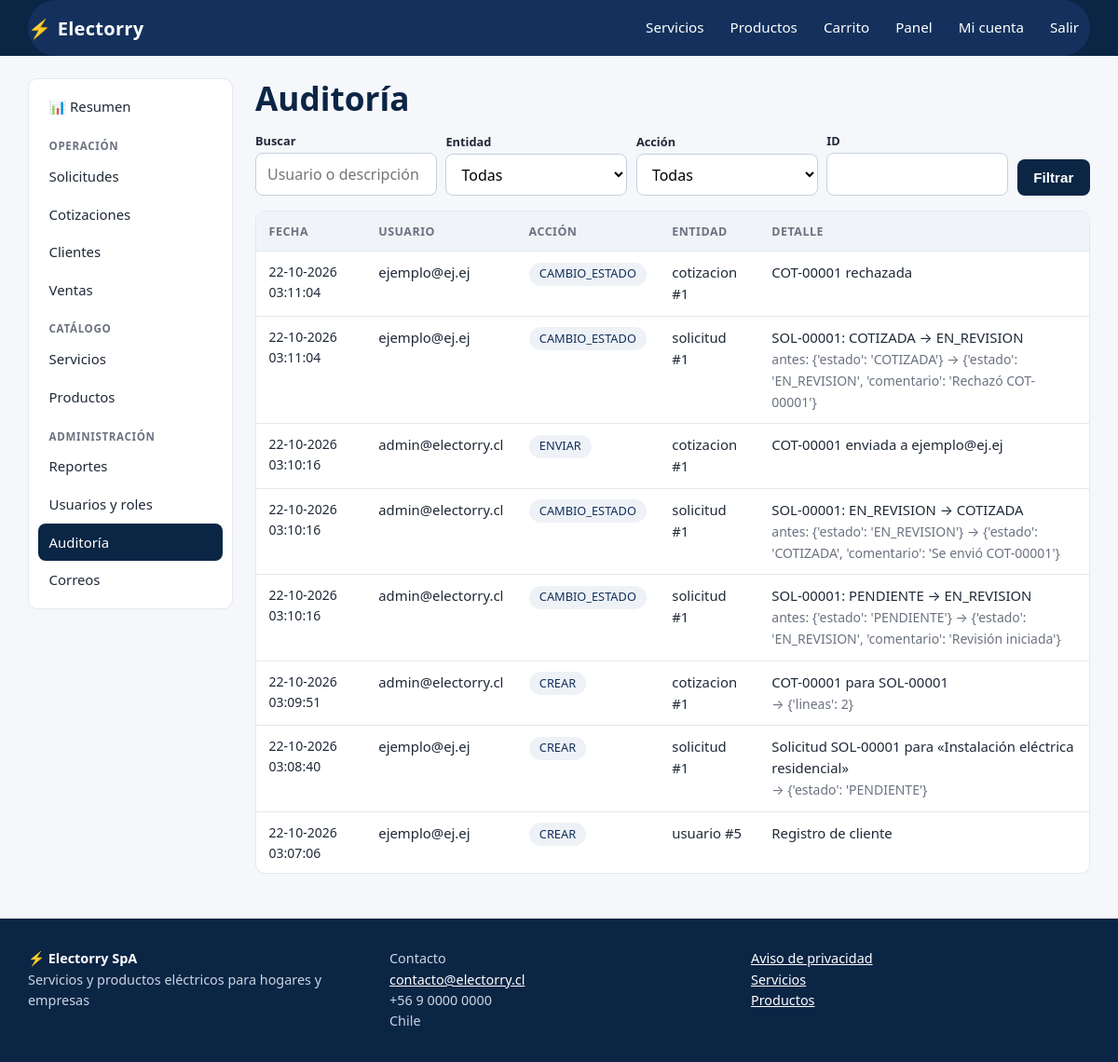
The app's page /panel/auditoria/ (signed in) with its own data.
### apps/usuarios/models.py (models this page shows, shortened)
class Usuario(AbstractUser):
    username = None
    email = models.EmailField("correo electrónico", unique=True)
    telefono = models.CharField("teléfono", max_length=20, blank=True)
    rol = models.CharField(max_length=10, choices=Rol.choices, default=Rol.CLIENTE, db_index=True)
    acepta_privacidad = models.BooleanField("acepta aviso de privacidad", default=False)
    fecha_privacidad = models.DateTimeField(null=True, blank=True)
    anonimizado = models.BooleanField(default=False)
    USERNAME_FIELD = "email"
    REQUIRED_FIELDS = []
    objects = UsuarioManager()
    class Meta:
        ordering = ["last_name", "first_name"]
        verbose_name = "usuario"
        verbose_name_plural = "usuarios"
    @property
    def es_admin(self):
        return self.rol == Rol.ADMIN
    @property
    def es_personal(self):
        return self.rol in (Rol.ADMIN, Rol.INTERNO)

### apps/auditoria/models.py (models this page shows, shortened)
class RegistroAuditoria(models.Model):
    fecha = models.DateTimeField(auto_now_add=True, db_index=True)
    usuario = models.ForeignKey(
        settings.AUTH_USER_MODEL, null=True, blank=True, on_delete=models.SET_NULL, related_name="+"
    )
    usuario_email = models.CharField(max_length=254, blank=True)  # se conserva aunque se anonimice
    accion = models.CharField(max_length=30, db_index=True)
    entidad = models.CharField(max_length=40, db_index=True)
    entidad_id = models.PositiveBigIntegerField(null=True, blank=True)
    descripcion = models.CharField(max_length=300, blank=True)
    antes = models.JSONField(null=True, blank=True)
    despues = models.JSONField(null=True, blank=True)
    ip = models.GenericIPAddressField(null=True, blank=True)
    class Meta:
        ordering = ["-fecha", "-id"]
        verbose_name = "registro de auditoría"
        verbose_name_plural = "registros de auditoría"
        indexes = [models.Index(fields=["entidad", "entidad_id"])]

### apps/panel/views.py (the view)
# urls.py: path("auditoria/", v.auditoria_lista, name="auditoria"),
@rol_requerido(*SOLO_ADMIN)
def auditoria_lista(request):
    qs = RegistroAuditoria.objects.all()
    entidad, accion, q = request.GET.get("entidad", ""), request.GET.get("accion", ""), request.GET.get("q", "").strip()
    entidad_id = request.GET.get("id", "")
    if entidad:
        qs = qs.filter(entidad=entidad)
    if accion:
        qs = qs.filter(accion=accion)
    if entidad_id.isdigit():
        qs = qs.filter(entidad_id=int(entidad_id))
    if q:
        qs = qs.filter(Q(usuario_email__icontains=q) | Q(descripcion__icontains=q))
    pagina = Paginator(qs, 30).get_page(request.GET.get("pagina"))
    return render(
        request, "panel/auditoria_lista.html",
        {"seccion": "auditoria", "pagina": pagina, "entidad": entidad, "accion": accion, "q": q, "id": entidad_id,
         "entidades": RegistroAuditoria.objects.order_by().values_list("entidad", flat=True).distinct(),
         "acciones": RegistroAuditoria.objects.order_by().values_list("accion", flat=True).distinct()},
    )

### apps/core/context_processors.py (called while the page is built)
def sitio(request):
    carrito_items = 0
    carrito = request.session.get("carrito") if hasattr(request, "session") else None
    if carrito:
        carrito_items = sum(int(c) for c in carrito.values())
    return {
        "EMPRESA": settings.EMPRESA,
        "IVA": settings.IVA_PORCENTAJE,
        "carrito_items": carrito_items,
    }

### apps/core/permisos.py (called while the page is built)
def rol_requerido(*roles):
    def decorador(vista):
        @wraps(vista)
        def envoltura(request, *args, **kwargs):
            if not request.user.is_authenticated:
                return redirect_to_login(request.get_full_path())
            if request.user.rol not in roles:
                registrar_acceso_denegado(request)
                raise PermissionDenied
            return vista(request, *args, **kwargs)
        return envoltura
    return decorador

### templates/panel/auditoria_lista.html (shortened to what this page needs)
{% extends "panel/base.html" %}
{% block panel %}
<h1>Auditoría</h1>
<form class="filters" method="get">
  <div><label for="q">Buscar</label><input id="q" name="q" value="{{ q }}" placeholder="Usuario o descripción"></div>
  <div><label for="entidad">Entidad</label><select id="entidad" name="entidad"><option value="">Todas</option></select></div>
  <div><label for="accion">Acción</label><select id="accion" name="accion"><option value="">Todas</option>{% for a in acciones %}<option value="{{ a }}" {% if accion == a %}selected{% endif %}>{{ a }}</option>{% endfor %}</select></div>
  <div><label for="id">ID</label><input id="id" name="id" value="{{ id }}" inputmode="numeric"></div>
  <div style="flex:0 0 auto"><button class="btn secondary" type="submit">Filtrar</button></div></form>
<div class="table-wrap"><table><thead><tr><th>Fecha</th><th>Usuario</th><th>Acción</th><th>Entidad</th><th>Detalle</th></tr></thead><tbody>
{% for r in pagina %}<tr><td class="small">{{ r.fecha|date:"d-m-Y H:i:s" }}</td><td>{{ r.usuario_email|default:"—" }}</td><td><span class="pill">{{ r.accion }}</span></td><td>{{ r.entidad }}{% if r.entidad_id %} #{{ r.entidad_id }}{% endif %}</td>
<td>{{ r.descripcion }}{% if r.antes or r.despues %}<br><span class="muted small">{% if r.antes %}antes: {{ r.antes }} {% endif %}{% if r.despues %}→ {{ r.despues }}{% endif %}</span>{% endif %}</td></tr>
{% empty %}<tr><td colspan="5" class="empty">Sin registros.</td></tr>{% endfor %}</tbody></table></div>
{% endblock %}

### templates/base.html (shortened to what this page needs)
{% load static electorry %}<!doctype html>
<html lang="es">
<head>
  <link rel="stylesheet" href="{% static 'css/app.css' %}">
</head>
<body>
<header class="site-header">
  <div class="container bar" id="barra-navegacion">
    <a class="brand" href="{% url 'core:inicio' %}"><span class="bolt">⚡</span> Electorry</a>
    <nav class="nav" aria-label="Principal">
      <a href="{% url 'catalogo:lista' %}">Servicios</a>
      <a href="{% url 'tienda:lista' %}">Productos</a>
      <a href="{% url 'tienda:carrito' %}">Carrito{% if carrito_items %}<span class="badge-n">{{ carrito_items }}</span>{% endif %}</a>
      {% if user.is_authenticated %}
        {% if user.es_personal %}
          <a href="{% url 'panel:dashboard' %}">Panel</a>
        {% else %}
          <a href="{% url 'solicitudes:mis_solicitudes' %}">Mis solicitudes</a>
          <a href="{% url 'tienda:mis_compras' %}">Mis compras</a>
        {% endif %}
        <a href="{% url 'usuarios:perfil' %}">{{ user.first_name|default:"Mi cuenta" }}</a>
        <form method="post" action="{% url 'usuarios:logout' %}" style="display:inline">{% csrf_token %}<button class="linklike" type="submit" style="color:#fff;padding:.5rem .75rem">Salir</button></form>
      {% else %}
        <a href="{% url 'usuarios:login' %}">Ingresar</a>
        <a class="cta" href="{% url 'usuarios:registro' %}">Crear cuenta</a>
      {% endif %}
    </nav>
  </div>
</header>
<main id="contenido" class="container">
  {% block content %}{% endblock %}
</main>
<footer class="site-footer">
  <div class="container footer-grid">
    <div><strong style="color:#fff">⚡ {{ EMPRESA.nombre }}</strong><br>{{ EMPRESA.eslogan }}</div>
    <div>Contacto<br><a href="mailto:{{ EMPRESA.email }}">{{ EMPRESA.email }}</a><br>{{ EMPRESA.telefono }}<br>{{ EMPRESA.direccion }}</div>
    <div><a href="{% url 'core:privacidad' %}">Aviso de privacidad</a><br><a href="{% url 'catalogo:lista' %}">Servicios</a><br><a href="{% url 'tienda:lista' %}">Productos</a></div>
  </div>
</footer>
</body>
</html>

### static/css/app.css (style rules this page uses)
:root { --navy: #0b2545; --navy-2: #13315c; --amber: #f5b301; --amber-d: #d99a00; --ink: #1f2937; --muted: #6b7280; --bg: #f5f7fa; --card: #fff; --line: #e3e8ef; --ok: #15803d; --ok-bg: #dcfce7; --warn: #a16207; --warn-bg: #fef3c7; --err: #b91c1c; --err-bg: #fee2e2; --info: #1d4ed8; --info-bg: #dbeafe; --radius: 10px; --shadow: 0 1px 3px rgba(11,37,69,.08), 0 4px 14px rgba(11,37,69,.06); }
*, *::before, *::after { box-sizing: border-box; }
html { scroll-behavior: smooth; }
body { margin: 0; font: 16px/1.55 system-ui, -apple-system, "Segoe UI", Roboto, sans-serif; color: var(--ink); background: var(--bg); }
a { color: var(--navy-2); }
h1, h2, h3 { line-height: 1.2; color: var(--navy); margin: 0 0 .6rem; }
h1 { font-size: clamp(1.6rem, 3vw, 2.2rem); }
.container { width: min(1140px, 100% - 2rem); margin-inline: auto; }
.muted { color: var(--muted); }
.small { font-size: .875rem; }
.stack > * + * { margin-top: 1rem; }
.site-header { background: var(--navy); color: #fff; position: sticky; top: 0; z-index: 20; }
.site-header a { color: #fff; text-decoration: none; }
.site-header .bar { display: flex; align-items: center; gap: 1rem; min-height: 60px; }
#barra-navegacion { background-color: #13315c; }
.brand { font-weight: 800; font-size: 1.25rem; letter-spacing: .3px; display: flex; align-items: center; gap: .4rem; }
.brand .bolt { color: var(--amber); }
.nav { display: flex; gap: .25rem; align-items: center; margin-left: auto; flex-wrap: wrap; }
.nav a, .nav button.linklike { padding: .5rem .75rem; border-radius: 8px; color: #fff; font-size: .95rem; }
button.linklike { background: none; border: 0; cursor: pointer; font: inherit; }
main { padding: 1.5rem 0 3rem; min-height: 60vh; }
.site-footer { background: var(--navy); color: #cbd5e1; padding: 2rem 0; font-size: .9rem; }
.site-footer a { color: #fff; }
.footer-grid { display: grid; gap: 1.5rem; grid-template-columns: repeat(auto-fit, minmax(220px, 1fr)); }
.btn { display: inline-block; border: 0; cursor: pointer; background: var(--amber); color: var(--navy); font-weight: 700; padding: .65rem 1.1rem; border-radius: 8px; text-decoration: none; font-size: .95rem; line-height: 1.2; }
.btn.secondary { background: var(--navy); color: #fff; }
.pill { display: inline-block; background: #eef2f7; border-radius: 99px; padding: .15rem .7rem; font-size: .8rem; color: var(--navy-2); }
.field input:not([type=checkbox]):not([type=radio]):not([type=file]), .field select, .field textarea, .filters input, .filters select { width: 100%; padding: .6rem .75rem; border: 1px solid #c7d0dc; border-radius: 8px; font: inherit; background: #fff; }
.filters { display: flex; gap: .6rem; flex-wrap: wrap; align-items: end; margin-bottom: 1rem; }
.filters > div { flex: 1 1 150px; }
.filters label { font-size: .8rem; font-weight: 600; display: block; margin-bottom: .15rem; }
.table-wrap { overflow-x: auto; background: var(--card); border: 1px solid var(--line); border-radius: var(--radius); }
table { width: 100%; border-collapse: collapse; font-size: .93rem; }
th, td { padding: .7rem .85rem; text-align: left; border-bottom: 1px solid var(--line); vertical-align: top; }
th { background: #f0f3f8; font-size: .78rem; text-transform: uppercase; letter-spacing: .04em; color: var(--muted); white-space: nowrap; }
tr:last-child td { border-bottom: 0; }
.bar { background: #eef2f7; border-radius: 99px; height: 12px; overflow: hidden; }

### records on screen
Usuario: first_name "Mi cuenta"
RegistroAuditoria: fecha "22-10-2026 03:11:04", usuario_email "ejemplo@ej.ej", accion "CAMBIO_ESTADO", entidad "cotizacion", entidad_id "1", descripcion "COT-00001 rechazada"
RegistroAuditoria: fecha "22-10-2026 03:11:04", usuario_email "ejemplo@ej.ej", accion "CAMBIO_ESTADO", entidad "solicitud", entidad_id "1", descripcion "SOL-00001: COTIZADA → EN_REVISION", antes "{'estado': 'COTIZADA'}", despues "{'estado': 'EN_REVISION', 'comentario': 'Rechazó COT-00001'}"
RegistroAuditoria: fecha "22-10-2026 03:10:16", usuario_email "admin@electorry.cl", accion "ENVIAR", entidad "cotizacion", entidad_id "1", descripcion "COT-00001 enviada a ejemplo@ej.ej"
RegistroAuditoria: fecha "22-10-2026 03:10:16", usuario_email "admin@electorry.cl", accion "CAMBIO_ESTADO", entidad "solicitud", entidad_id "1", descripcion "SOL-00001: EN_REVISION → COTIZADA", antes "{'estado': 'EN_REVISION'}", despues "{'estado': 'COTIZADA', 'comentario': 'Se envió COT-00001'}"
RegistroAuditoria: fecha "22-10-2026 03:10:16", usuario_email "admin@electorry.cl", accion "CAMBIO_ESTADO", entidad "solicitud", entidad_id "1", descripcion "SOL-00001: PENDIENTE → EN_REVISION", antes "{'estado': 'PENDIENTE'}", despues "{'estado': 'EN_REVISION', 'comentario': 'Revisión iniciada'}"
RegistroAuditoria: fecha "22-10-2026 03:09:51", usuario_email "admin@electorry.cl", accion "CREAR", entidad "cotizacion", entidad_id "1", descripcion "COT-00001 para SOL-00001", despues "{'lineas': 2}"
RegistroAuditoria: fecha "22-10-2026 03:08:40", usuario_email "ejemplo@ej.ej", accion "CREAR", entidad "solicitud", entidad_id "1", descripcion "Solicitud SOL-00001 para «Instalación eléctrica residencial»", despues "{'estado': 'PENDIENTE'}"
RegistroAuditoria: fecha "22-10-2026 03:07:06", usuario_email "ejemplo@ej.ej", accion "CREAR", entidad "usuario", entidad_id "5", descripcion "Registro de cliente"

### other values on screen
{{ EMPRESA.nombre }} "Electorry SpA"
{{ EMPRESA.eslogan }} "Servicios y productos eléctricos para hogares y empresas"
{{ EMPRESA.email }} "contacto@electorry.cl"
{{ EMPRESA.telefono }} "+56 9 0000 0000"
{{ EMPRESA.direccion }} "Chile"
